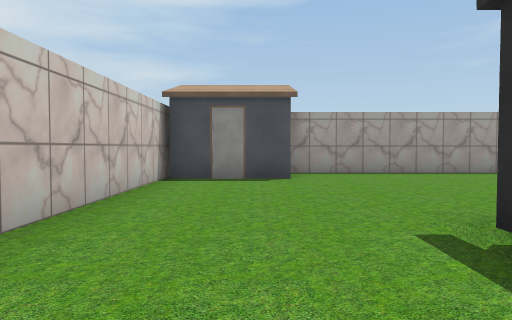
[1] (above)

16 first-person views from a walk through a scene from a Unity 3-D project. The camera is 1.2 m above the floor, tilts 2° down and sees 70° across. Doors are open. The floor is counted in squares, 2 m on a side. Each view is taken from the middle of a square. On the plan, view 1 faces up. The plan holds only what a view shows up to about 10 squares ahead; the rest is blank. The place goes on beyond the plan. The player is left out. Some surface patterns are stand-ins.

[2]
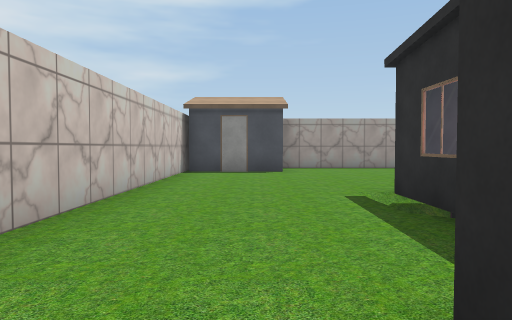

[3]
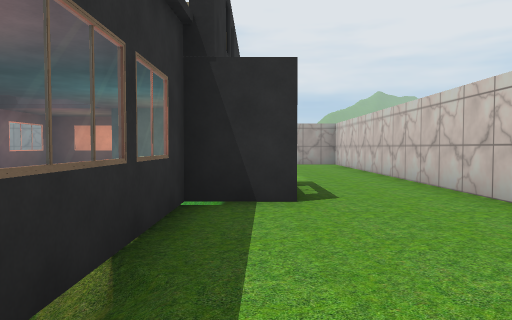

[4]
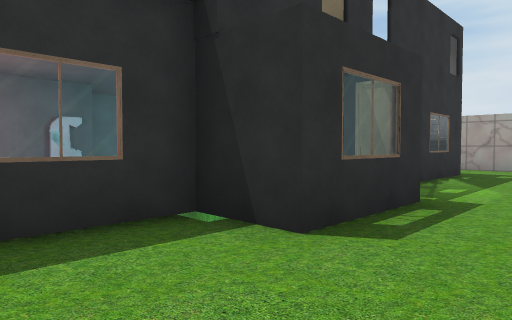

[5]
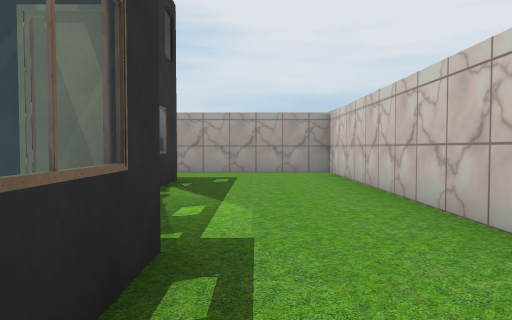

[6]
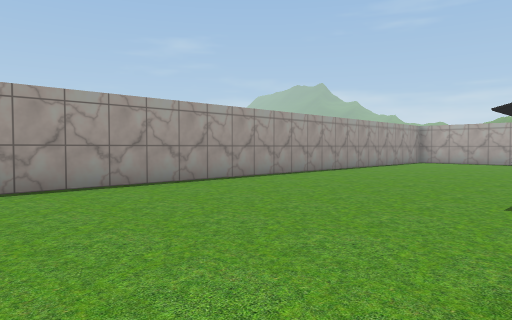

[7]
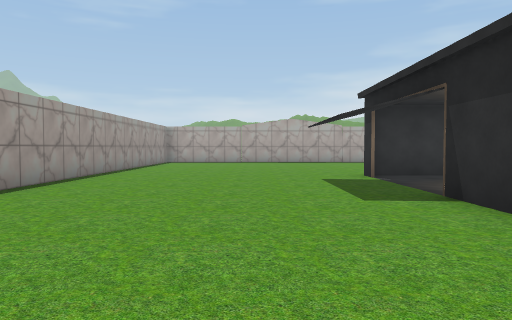

[8]
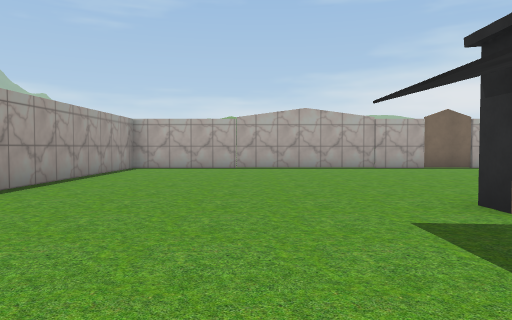

[9]
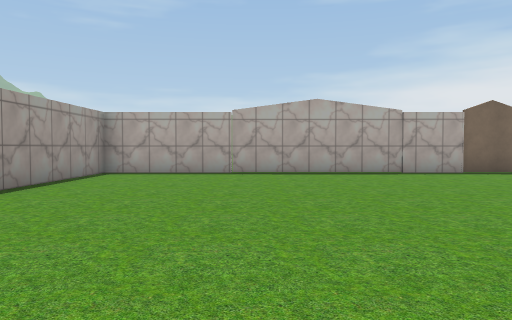

[10]
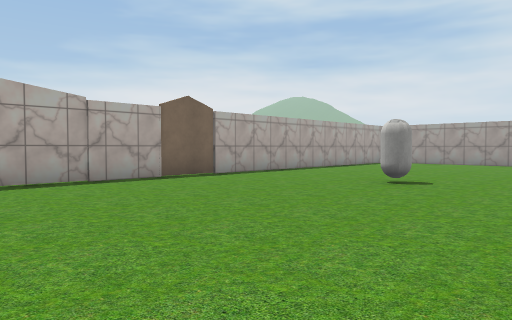

[11]
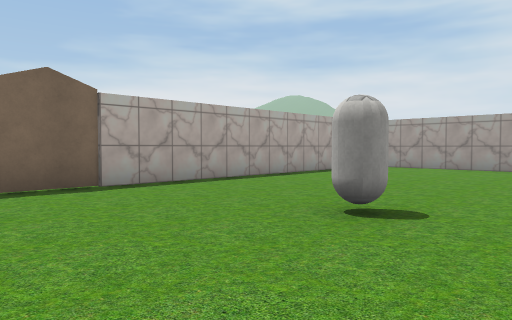

[12]
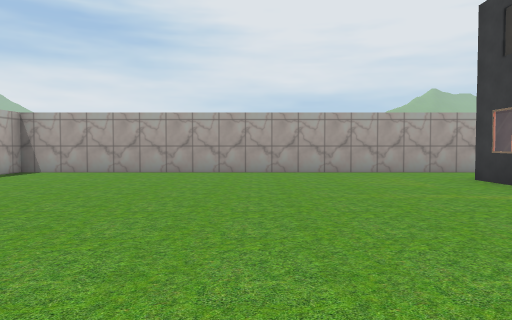

[13]
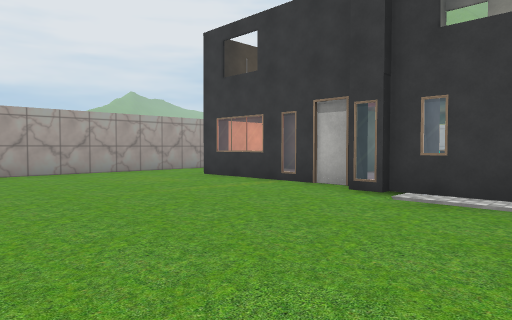

[14]
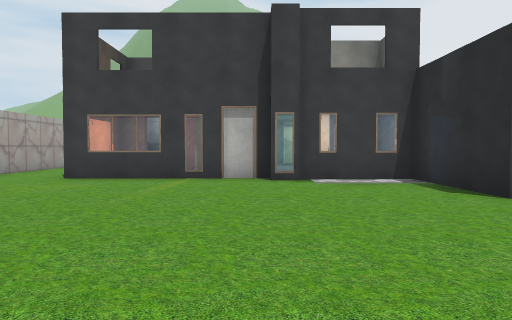

[15]
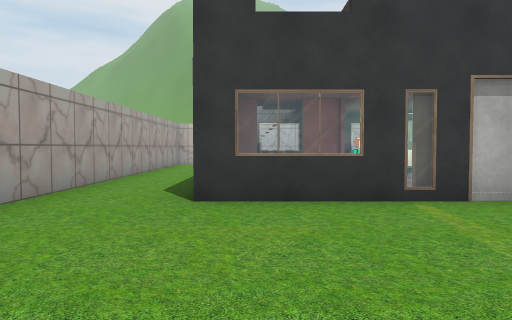

[16]
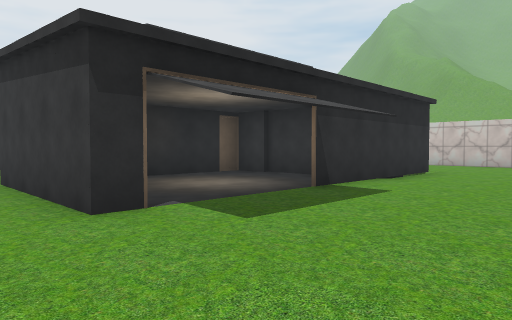

### Floor plan
Points are (right, up) in squares from view 1. A wall is a line through its corners. A room is listed if a view was taken in it or the views show most of it. See-through windows are left out.
Room 1 (views 1, 2, 3, 4, 5, 6, 7, 8, 9, 10, 11, 12, 13, 14, 15, 16)
walls: (9.7, 1) (9.7, 2.5); (9.1, 2.7) (9.8, 2.7) (9.8, -1) (5.3, -1); (7.4, -3.1) (7.4, -3.8); (5.2, -1.9) (5.2, -1.4); (4.6, 0.6) (4.6, -1) (7.2, -1) (7.2, -3.2); (7, -3.6) (7, -7.8); (4.4, -1.1) (4.4, 0.1); (3.1, -5.4) (4.2, -5.4); (4.2, -6.9) (4.2, -7.7); (0.5, -3.1) (0.5, -1) (1.8, -1) (1.8, 2.7) (6.5, 2.7); (16.6, 0.5) (16.6, 8.5) (0.8, 8.5); (1.5, -5.8) (1.5, -7); (1.4, -7.8) (1.4, -5.4); (-1.8, 7.6) (-1.8, -9.7) (16.6, -9.7) (16.6, -1.4)
ways out: opening at (4, -4); open door at (5, -3)
objects: other object (-1, 8) to (0, 8); other object (2, -5) to (2, -4); other object (2, -3); other object (4, -1); capsule (13, -2); gate (17, -1) to (17, 0)

Positions as (right, up) in squares from view 1, and headings:
1: (0, 0), facing up
2: (0, -2), facing up
3: (1, 3), facing down
4: (-1, 1), facing down-right
5: (0, -1), facing down
6: (2, 3), facing up-right
7: (2, 5), facing right
8: (6, 5), facing right
9: (8, 5), facing right
10: (10, 4), facing down-right
11: (11, 1), facing down-right
12: (11, -1), facing down
13: (12, -1), facing down-left
14: (14, -4), facing left
15: (11, -7), facing left
16: (11, 6), facing down-left
